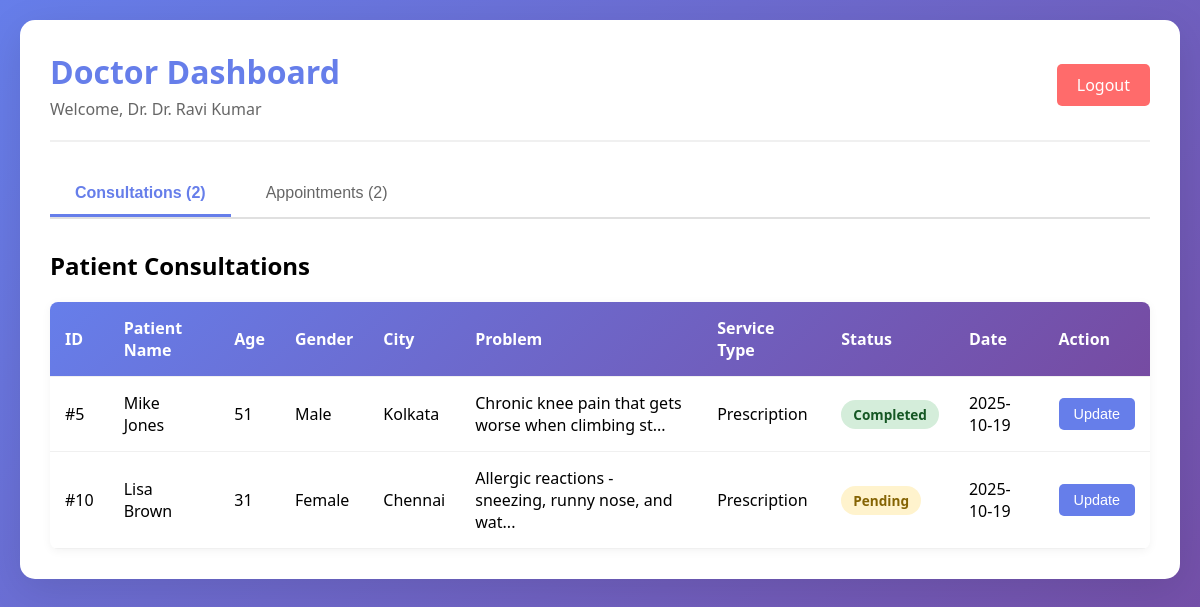
/doctor-dashboard (signed in), run on the app's committed database.
### tables this page shows
CREATE TABLE consultations (
            id INTEGER PRIMARY KEY AUTOINCREMENT,
            user_id INTEGER,
            doctor_id INTEGER,
            fullname TEXT NOT NULL,
            age INTEGER NOT NULL,
            gender TEXT NOT NULL,
            city TEXT NOT NULL,
            service_type TEXT NOT NULL,
            problem TEXT NOT NULL,
            status TEXT DEFAULT 'pending',
            prescription TEXT,
            notes TEXT,
            created_at TIMESTAMP DEFAULT CURRENT_TIMESTAMP,
            FOREIGN KEY (user_id) REFERENCES users (id),
            FOREIGN KEY (doctor_id) REFERENCES doctors (id)
        );

### app.py (the view)
@app.route('/doctor-dashboard')
@doctor_login_required
def doctor_dashboard():
    doctor_id = session.get('doctor_id')
    consultations = db.get_doctor_consultations(doctor_id)
    appointments = db.get_doctor_appointments(doctor_id)
    return render_template('doctor_dashboard.html',
                         consultations=consultations,
                         appointments=appointments,
                         doctor_name=session.get('doctor_name'))

### app.py (called while the page is built)
def doctor_login_required(f):
    @wraps(f)
    def decorated_function(*args, **kwargs):
        if 'doctor_id' not in session:
            flash('Please login as a doctor to access this page.', 'error')
            return redirect(url_for('doctor_login'))
        return f(*args, **kwargs)
    return decorated_function

### database.py (called while the page is built)
def get_db_connection():
    conn = sqlite3.connect(DATABASE)
    conn.row_factory = sqlite3.Row
    return conn

def get_doctor_consultations(doctor_id):
    conn = get_db_connection()
    consultations = conn.execute('''
        SELECT c.*, u.username, u.email, u.phone
        FROM consultations c
        LEFT JOIN users u ON c.user_id = u.id
        WHERE c.doctor_id = ?
        ORDER BY c.created_at DESC
    ''', (doctor_id,)).fetchall()
    conn.close()
    return consultations

def get_doctor_appointments(doctor_id):
    conn = get_db_connection()
    appointments = conn.execute('''
        SELECT a.*, u.username, u.full_name as patient_name, u.email, u.phone
        FROM appointments a
        LEFT JOIN users u ON a.user_id = u.id
        WHERE a.doctor_id = ?
        ORDER BY a.appointment_date DESC, a.appointment_time DESC
    ''', (doctor_id,)).fetchall()
    conn.close()
    return appointments

### templates/doctor_dashboard.html (shortened to what this page needs)
<!DOCTYPE html>
<html lang="en">
<head>
</head>
<body>
  <div class="container">
    <header>
      <div>
        <h1>Doctor Dashboard</h1>
        <p style="color: #666; margin-top: 5px;">Welcome, Dr. {{ doctor_name }}</p>
      </div>
      <div class="user-info">
        <a href="{{ url_for('logout') }}" class="logout-btn">Logout</a>
      </div>
    </header>
    <div class="tabs">
      <button class="tab-btn active" onclick="showTab('consultations', this)">Consultations ({{ consultations|length }})</button>
      <button class="tab-btn" onclick="showTab('appointments', this)">Appointments ({{ appointments|length }})</button>
    </div>
    <div id="consultations" class="tab-content active">
      <h2>Patient Consultations</h2>
      {% if consultations %}
        <table class="data-table">
          <thead>
            <tr>
              <th>ID</th>
              <th>Patient Name</th>
              <th>Age</th>
              <th>Gender</th>
              <th>City</th>
              <th>Problem</th>
              <th>Service Type</th>
              <th>Status</th>
              <th>Date</th>
              <th>Action</th>
            </tr>
          </thead>
          <tbody>
            {% for consultation in consultations %}
              <tr>
                <td>#{{ consultation.id }}</td>
                <td>{{ consultation.fullname }}</td>
                <td>{{ consultation.age }}</td>
                <td>{{ consultation.gender }}</td>
                <td>{{ consultation.city }}</td>
                <td>{{ consultation.problem[:50] }}...</td>
                <td>{{ consultation.service_type }}</td>
                <td>
                  <span class="status-badge status-{{ consultation.status }}">
                    {{ consultation.status|title }}
                  </span>
                </td>
                <td>{{ consultation.created_at[:10] }}</td>
                <td>
                  <button class="action-btn btn-update" onclick="openUpdateModal('{{ consultation.id }}', '{{ consultation.fullname }}', '{{ consultation.problem }}', '{{ consultation.status }}', '{{ consultation.prescription}}', '{{ consultation.notes}}')">
                    Update
                  </button>
                </td>
              </tr>
            {% endfor %}
          </tbody>
        </table>
      {% else %}
        <div class="empty-state">
          <p style="font-size: 1.2em;">No consultations yet</p>
        </div>
      {% endif %}
    </div>
  </div>
</body>
</html>

### templates/doctor_dashboard.html (style rules this page uses)
* { margin: 0; padding: 0; box-sizing: border-box; }
body { font-family: 'Segoe UI', Tahoma, Geneva, Verdana, sans-serif; background: linear-gradient(135deg, #667eea 0%, #764ba2 100%); min-height: 100vh; padding: 20px; }
.container { max-width: 1400px; margin: 0 auto; background: white; border-radius: 15px; padding: 30px; box-shadow: 0 10px 40px rgba(0,0,0,0.1); }
header { display: flex; justify-content: space-between; align-items: center; margin-bottom: 30px; padding-bottom: 20px; border-bottom: 2px solid #f0f0f0; }
h1 { color: #667eea; font-size: 2em; }
.user-info { display: flex; align-items: center; gap: 15px; }
.logout-btn { background: #ff6b6b; color: white; padding: 10px 20px; border: none; border-radius: 5px; cursor: pointer; text-decoration: none; transition: background 0.3s; }
.tabs { display: flex; gap: 10px; margin-bottom: 30px; border-bottom: 2px solid #e0e0e0; }
.tab-btn { padding: 12px 25px; background: none; border: none; cursor: pointer; font-size: 1em; color: #666; border-bottom: 3px solid transparent; transition: all 0.3s; }
.tab-btn.active { color: #667eea; border-bottom-color: #667eea; font-weight: 600; }
.tab-content { display: none; }
.tab-content.active { display: block; }
.data-table { width: 100%; border-collapse: collapse; margin-top: 20px; background: white; border-radius: 8px; overflow: hidden; box-shadow: 0 2px 10px rgba(0,0,0,0.05); }
.data-table thead { background: linear-gradient(135deg, #667eea 0%, #764ba2 100%); color: white; }
.data-table th, .data-table td { padding: 15px; text-align: left; border-bottom: 1px solid #f0f0f0; }
.status-badge { display: inline-block; padding: 5px 12px; border-radius: 20px; font-size: 0.85em; font-weight: 600; }
.status-pending { background: #fff3cd; color: #856404; }
.status-completed { background: #d4edda; color: #155724; }
.action-btn { padding: 8px 15px; border: none; border-radius: 5px; cursor: pointer; font-size: 0.9em; transition: all 0.3s; text-decoration: none; display: inline-block; }
.btn-update { background: #667eea; color: white; }

### data on the page
consultations: id "5", fullname "Mike Jones", age "51", gender "Male", city "Kolkata", problem "Chronic knee pain that gets worse when climbing st", service_type "Prescription", status "Completed", created_at "2025-10-19"
consultations: id "10", fullname "Lisa Brown", age "31", gender "Female", city "Chennai", problem "Allergic reactions - sneezing, runny nose, and wat", service_type "Prescription", status "Pending", created_at "2025-10-19"

### other printed values
{{ doctor_name }} "Dr. Ravi Kumar"
{{ consultations|length }} "2"
{{ appointments|length }} "2"
